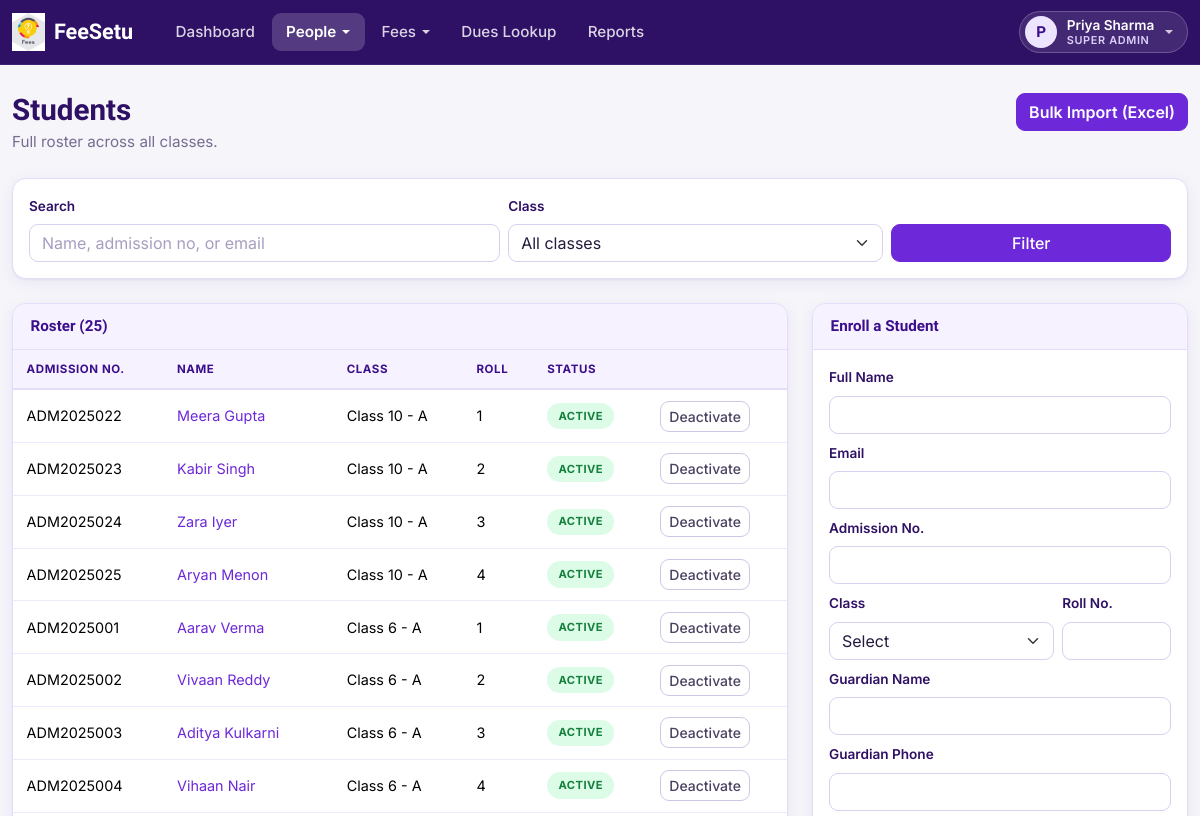
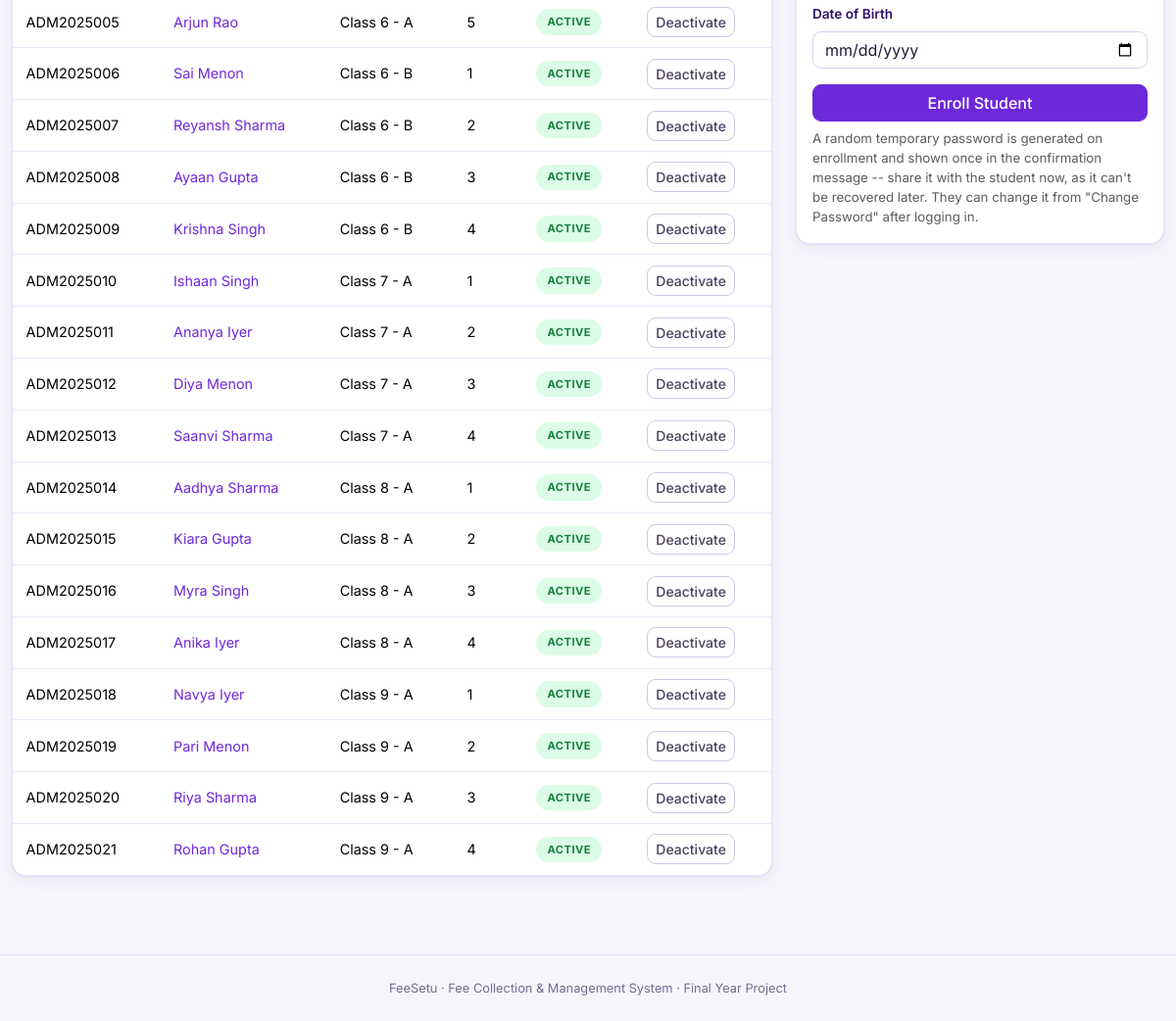
The app's page /index.php?route=admin/students (signed in) with its own data (2 pictures, top to bottom).
### tables this page shows
CREATE TABLE students (
    id               INT AUTO_INCREMENT PRIMARY KEY,
    user_id          INT NOT NULL UNIQUE,
    admission_no     VARCHAR(30) NOT NULL UNIQUE,
    class_id         INT NOT NULL,
    roll_no          INT NOT NULL DEFAULT 0,
    guardian_name    VARCHAR(100) NULL,
    guardian_phone   VARCHAR(20) NULL,
    dob              DATE NULL,
    address          VARCHAR(255) NULL,
    status           ENUM('active','inactive') NOT NULL DEFAULT 'active',
    created_at       TIMESTAMP NOT NULL DEFAULT CURRENT_TIMESTAMP,
    FOREIGN KEY (user_id) REFERENCES users(id) ON DELETE CASCADE,
    FOREIGN KEY (class_id) REFERENCES classes(id) ON DELETE RESTRICT
);

CREATE TABLE users (
    id            INT AUTO_INCREMENT PRIMARY KEY,
    name          VARCHAR(100) NOT NULL,
    email         VARCHAR(150) NOT NULL UNIQUE,
    password      VARCHAR(255) NOT NULL,
    role          ENUM('super_admin','accountant','student') NOT NULL,
    status        ENUM('active','inactive') NOT NULL DEFAULT 'active',
    created_at    TIMESTAMP NOT NULL DEFAULT CURRENT_TIMESTAMP
);

CREATE TABLE classes (
    id             INT AUTO_INCREMENT PRIMARY KEY,
    name           VARCHAR(50) NOT NULL,
    section        VARCHAR(10) NOT NULL,
    academic_year  VARCHAR(9) NOT NULL,
    created_at     TIMESTAMP NOT NULL DEFAULT CURRENT_TIMESTAMP,
    UNIQUE KEY uq_class (name, section, academic_year)
);

### app/controllers/AdminController.php (called while the page is built, shortened)
<?php
require_once __DIR__ . '/../models/Student.php';
class AdminController
{
    public function students(): void
    {
        $classId = (int)($_GET['class_id'] ?? 0);
        $search = trim($_GET['q'] ?? '');
        $students = Student::all([
            'class_id' => $classId > 0 ? $classId : null,
            'search' => $search !== '' ? $search : null,
        ]);
        require __DIR__ . '/../views/admin/students.php';
    }
}

### public/index.php (called while the page is built, shortened)
<?php
require_once __DIR__ . '/../core/helpers.php';
require_once __DIR__ . '/../core/Database.php';
require_once __DIR__ . '/../app/controllers/AdminController.php';
$router = new Router();
$router->get('login', fn() => (new AuthController())->showLogin());
$router->post('login', fn() => (new AuthController())->login());
$router->post('logout', fn() => (new AuthController())->logout());
$router->get('account/password', fn() => (new AccountController())->passwordForm());
$router->post('account/password', fn() => (new AccountController())->passwordUpdate());
$router->get('admin/dashboard', fn() => (new AdminController())->dashboard());
$router->get('admin/classes', fn() => (new AdminController())->classes());
$router->post('admin/classes/store', fn() => (new AdminController())->classStore());
$router->post('admin/classes/update', fn() => (new AdminController())->classUpdate());
$router->post('admin/classes/delete', fn() => (new AdminController())->classDelete());
$router->get('admin/students', fn() => (new AdminController())->students());
$router->post('admin/students/store', fn() => (new AdminController())->studentStore());
$router->get('admin/students/import', fn() => (new AdminController())->studentImportForm());
$router->post('admin/students/import', fn() => (new AdminController())->studentImport());
$router->get('admin/students/import/result', fn() => (new AdminController())->studentImportResult());
$router->get('admin/students/view', fn() => (new AdminController())->studentView());
$router->post('admin/students/status', fn() => (new AdminController())->studentStatus());
$router->get('admin/accountants', fn() => (new AdminController())->accountants());
$router->post('admin/accountants/store', fn() => (new AdminController())->accountantStore());
$router->post('admin/accountants/status', fn() => (new AdminController())->accountantStatus());
$router->get('accountant/dashboard', fn() => (new AccountantController())->dashboard());
$router->get('fee-heads', fn() => (new FeeController())->heads());
$router->post('fee-heads/store', fn() => (new FeeController())->headStore());
$router->post('fee-heads/update', fn() => (new FeeController())->headUpdate());
$router->post('fee-heads/delete', fn() => (new FeeController())->headDelete());
$router->get('fee-structures', fn() => (new FeeController())->structures());
$router->get('fee-structures/create', fn() => (new FeeController())->structureCreateForm());
$router->post('fee-structures/store', fn() => (new FeeController())->structureStore());
$router->get('fee-structures/view', fn() => (new FeeController())->structureView());
$router->post('fee-structures/status', fn() => (new FeeController())->structureStatus());
$router->get('dues', fn() => (new DuesController())->search());
$router->get('dues/view', fn() => (new DuesController())->view());
$router->post('dues/concession', fn() => (new DuesController())->concessionStore());
$router->get('payments/collect', fn() => (new PaymentController())->collectForm());
$router->post('payments/store', fn() => (new PaymentController())->store());
$router->get('payments/receipt', fn() => (new PaymentController())->receipt());
$router->get('payments/receipt/download', fn() => (new PaymentController())->receiptDownload());
$router->get('reports', fn() => (new ReportController())->index());
$router->get('student/dashboard', fn() => (new StudentController())->dashboard());
$router->get('student/dues', fn() => (new StudentController())->dues());
$router->get('student/history', fn() => (new StudentController())->history());
$route = $_GET['route'] ?? '';
$router->dispatch($_SERVER['REQUEST_METHOD'], $route);

### core/Router.php (called while the page is built, shortened)
<?php
class Router
{
    private array $routes = ['GET' => [], 'POST' => []];
    public function get(string $route, callable $handler): void
    {
        $this->routes['GET'][$route] = $handler;
    }
    public function post(string $route, callable $handler): void
    {
        $this->routes['POST'][$route] = $handler;
    }
    public function dispatch(string $method, string $route): void
    {
        $handler = $this->routes[$method][$route] ?? null;
        try {
            $handler();
        } catch (Throwable $e) {
            error_log($e->getMessage());
            http_response_code(500);
            require __DIR__ . '/../app/views/errors/500.php';
        }
    }
}

### core/helpers.php (called while the page is built, shortened)
<?php
function e(?string $value): string
{
    return htmlspecialchars($value ?? '', ENT_QUOTES, 'UTF-8');
}

### app/models/Student.php (called while the page is built, shortened)
<?php
class Student
{
    private static function baseSelect(): string
    {
        return 'SELECT st.*, u.name, u.email, u.status AS user_status,
                        c.name AS class_name, c.section AS class_section, c.academic_year
                 FROM students st
                 JOIN users u ON u.id = st.user_id
                 JOIN classes c ON c.id = st.class_id';
    }
    public static function all(array $filters = []): array
    {
        $sql = self::baseSelect() . ' WHERE 1=1';
        $params = [];
        $sql .= ' ORDER BY c.name, c.section, st.roll_no';
        $stmt = Database::connect()->prepare($sql);
        $stmt->execute($params);
        return $stmt->fetchAll();
    }
}

### core/Database.php (called while the page is built)
<?php
class Database
{
    private static ?PDO $instance = null;
    public static function connect(): PDO
    {
        if (self::$instance === null) {
            $config = require __DIR__ . '/../config/database.php';
            $dsn = sprintf(
                'mysql:host=%s;port=%d;dbname=%s;charset=%s',
                $config['host'],
                $config['port'],
                $config['database'],
                $config['charset']
            );
            self::$instance = new PDO($dsn, $config['username'], $config['password'], [
                PDO::ATTR_ERRMODE            => PDO::ERRMODE_EXCEPTION,
                PDO::ATTR_DEFAULT_FETCH_MODE => PDO::FETCH_ASSOC,
                PDO::ATTR_EMULATE_PREPARES   => false,
            ]);
        }
        return self::$instance;
    }
}

### app/views/admin/students.php (the view, shortened to what this page needs)
<?php require __DIR__ . '/../partials/header.php'; ?>
<?php require __DIR__ . '/../partials/navbar.php'; ?>
<div class="d-flex justify-content-between align-items-start flex-wrap gap-2">
    <div>
        <h1 class="fs-page-title">Students</h1>
        <p class="fs-page-sub">Full roster across all classes.</p>
    </div>
    <a href="/index.php?route=admin/students/import" class="btn btn-accent">Bulk Import (Excel)</a>
</div>
<div class="card mb-4">
    <div class="card-body">
        <form method="GET" action="/index.php" class="row g-2 align-items-end">
            <div class="col-sm-5">
                <label class="form-label">Search</label>
                <input class="form-control" type="text" name="q" value="<?= e($_GET['q'] ?? '') ?>" placeholder="Name, admission no, or email">
            </div>
            <div class="col-sm-4">
                <label class="form-label">Class</label>
                <select class="form-select" name="class_id">
                    <option value="">All classes</option>
                </select>
            </div>
            <div class="col-sm-3">
                <button class="btn btn-primary w-100" type="submit">Filter</button>
            </div>
        </form>
    </div>
</div>
<div class="row g-4">
    <div class="col-lg-8">
        <div class="card">
            <div class="card-header">Roster (<?= count($students) ?>)</div>
            <div class="table-responsive">
                <table class="table table-hover mb-0">
                    <thead><tr><th>Admission No.</th><th>Name</th><th>Class</th><th>Roll</th><th>Status</th><th></th></tr></thead>
                    <tbody>
                    <?php foreach ($students as $s): ?>
                        <tr>
                            <td><?= e($s['admission_no']) ?></td>
                            <td><a href="/index.php?route=admin/students/view&id=<?= (int)$s['id'] ?>"><?= e($s['name']) ?></a></td>
                            <td><?= e($s['class_name']) ?> - <?= e($s['class_section']) ?></td>
                            <td><?= (int)$s['roll_no'] ?></td>
                            <td><span class="badge-status badge-<?= $s['user_status'] === 'active' ? 'active' : 'inactive' ?>"><?= e($s['user_status']) ?></span></td>
                            <td>
                                <form method="POST" action="/index.php?route=admin/students/status" class="d-inline">
                                    <button type="submit" class="btn btn-sm btn-outline-secondary"><?= $s['user_status'] === 'active' ? 'Deactivate' : 'Activate' ?></button>
                                </form>
                            </td>
                        </tr>
                    <?php endforeach; ?>
                    </tbody>
                </table>
            </div>
        </div>
    </div>
    <div class="col-lg-4">
        <div class="card">
            <div class="card-header">Enroll a Student</div>
            <div class="card-body">
                <form method="POST" action="/index.php?route=admin/students/store">
                    <div class="mb-2">
                        <label class="form-label">Full Name</label>
                        <input class="form-control" name="name" required>
                    </div>
                    <div class="mb-2">
                        <label class="form-label">Email</label>
                        <input class="form-control" type="email" name="email" required>
                    </div>
                    <div class="mb-2">
                        <label class="form-label">Admission No.</label>
                        <input class="form-control" name="admission_no" required>
                    </div>
                    <div class="row g-2">
                        <div class="col-8">
                            <label class="form-label">Class</label>
                            <select class="form-select" name="class_id" required>
                                <option value="">Select</option>
                            </select>
                        </div>
                        <div class="col-4">
                            <label class="form-label">Roll No.</label>
                            <input class="form-control" type="number" name="roll_no" required>
                        </div>
                    </div>
                    <div class="mb-2 mt-2">
                        <label class="form-label">Guardian Name</label>
                        <input class="form-control" name="guardian_name">
                    </div>
                    <div class="mb-2">
                        <label class="form-label">Guardian Phone</label>
                        <input class="form-control" name="guardian_phone">
                    </div>
                    <div class="mb-3">
                        <label class="form-label">Date of Birth</label>
                        <input class="form-control" type="date" name="dob">
                    </div>
                    <button type="submit" class="btn btn-primary w-100">Enroll Student</button>
                    <p class="text-muted small mt-2 mb-0">A random temporary password is generated on enrollment and shown once in the confirmation message -- share it with the student now, as it can't be recovered later. They can change it from "Change Password" after logging in.</p>
                </form>
            </div>
        </div>
    </div>
</div>
<?php require __DIR__ . '/../partials/footer.php'; ?>

### records on screen
students: admission_no "ADM2025022", user.name "Meera Gupta", class.name "Class 10", class.section "A", roll_no "1", user.status "ACTIVE"
students: admission_no "ADM2025023", user.name "Kabir Singh", class.name "Class 10", class.section "A", roll_no "2", user.status "ACTIVE"
students: admission_no "ADM2025024", user.name "Zara Iyer", class.name "Class 10", class.section "A", roll_no "3", user.status "ACTIVE"
students: admission_no "ADM2025025", user.name "Aryan Menon", class.name "Class 10", class.section "A", roll_no "4", user.status "ACTIVE"
students: admission_no "ADM2025001", user.name "Aarav Verma", class.name "Class 6", class.section "A", roll_no "1", user.status "ACTIVE"
students: admission_no "ADM2025002", user.name "Vivaan Reddy", class.name "Class 6", class.section "A", roll_no "2", user.status "ACTIVE"
students: admission_no "ADM2025003", user.name "Aditya Kulkarni", class.name "Class 6", class.section "A", roll_no "3", user.status "ACTIVE"
students: admission_no "ADM2025004", user.name "Vihaan Nair", class.name "Class 6", class.section "A", roll_no "4", user.status "ACTIVE"
students: admission_no "ADM2025005", user.name "Arjun Rao", class.name "Class 6", class.section "A", roll_no "5", user.status "ACTIVE"
students: admission_no "ADM2025006", user.name "Sai Menon", class.name "Class 6", class.section "B", roll_no "1", user.status "ACTIVE"
students: admission_no "ADM2025007", user.name "Reyansh Sharma", class.name "Class 6", class.section "B", roll_no "2", user.status "ACTIVE"
students: admission_no "ADM2025008", user.name "Ayaan Gupta", class.name "Class 6", class.section "B", roll_no "3", user.status "ACTIVE"
students: admission_no "ADM2025009", user.name "Krishna Singh", class.name "Class 6", class.section "B", roll_no "4", user.status "ACTIVE"
students: admission_no "ADM2025010", user.name "Ishaan Singh", class.name "Class 7", class.section "A", roll_no "1", user.status "ACTIVE"
students: admission_no "ADM2025011", user.name "Ananya Iyer", class.name "Class 7", class.section "A", roll_no "2", user.status "ACTIVE"
students: admission_no "ADM2025012", user.name "Diya Menon", class.name "Class 7", class.section "A", roll_no "3", user.status "ACTIVE"
students: admission_no "ADM2025013", user.name "Saanvi Sharma", class.name "Class 7", class.section "A", roll_no "4", user.status "ACTIVE"
students: admission_no "ADM2025014", user.name "Aadhya Sharma", class.name "Class 8", class.section "A", roll_no "1", user.status "ACTIVE"
students: admission_no "ADM2025015", user.name "Kiara Gupta", class.name "Class 8", class.section "A", roll_no "2", user.status "ACTIVE"
students: admission_no "ADM2025016", user.name "Myra Singh", class.name "Class 8", class.section "A", roll_no "3", user.status "ACTIVE"
students: admission_no "ADM2025017", user.name "Anika Iyer", class.name "Class 8", class.section "A", roll_no "4", user.status "ACTIVE"
students: admission_no "ADM2025018", user.name "Navya Iyer", class.name "Class 9", class.section "A", roll_no "1", user.status "ACTIVE"
students: admission_no "ADM2025019", user.name "Pari Menon", class.name "Class 9", class.section "A", roll_no "2", user.status "ACTIVE"
students: admission_no "ADM2025020", user.name "Riya Sharma", class.name "Class 9", class.section "A", roll_no "3", user.status "ACTIVE"
students: admission_no "ADM2025021", user.name "Rohan Gupta", class.name "Class 9", class.section "A", roll_no "4", user.status "ACTIVE"

### other values on screen
$item "Dashboard"
$item['label'] "People"
$item['label'] "Fees"
$item "Dues Lookup"
$item "Reports"
$initial "P"
$userName "Priya Sharma"
$roleLabel "SUPER ADMIN"
count($students) "25"
